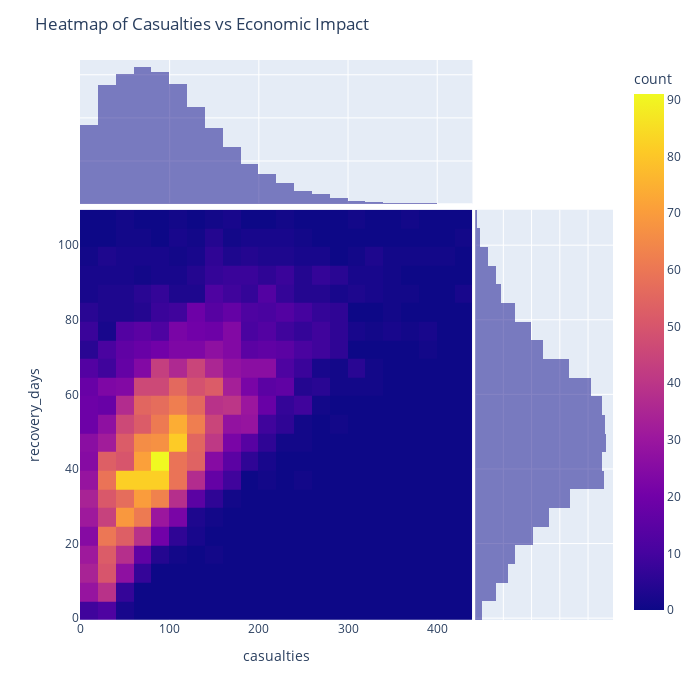

Notebook cell for this chart:
### Code cell
import plotly.express as px

fig = px.density_heatmap(
    data_frame=df_sampled,
    x='casualties', 
    y='recovery_days', 
    marginal_x="histogram",   # Adds histogram for x-axis
    marginal_y="histogram"    # Adds histogram for y-axis
)

fig.update_layout(
    height=700, 
    width=700,
    title="Heatmap of Casualties vs Economic Impact"
)

fig.show()

### Figure 1 — Plotly figure (JSON) as saved in the notebook; plotly's stock layout.template omitted (floating-point values rounded to 4 significant figures; data arrays with more than 128 entries replaced by an {"elided": "..."} marker saying what was removed)
{"data": [{"coloraxis": "coloraxis", "hovertemplate": "casualties=%{x}<br>recovery_days=%{y}<br>count=%{z}<extra></extra>", "name": "", "type": "histogram2d", "x": {"elided": "5000 int values"}, "xaxis": "x", "xbingroup": "x", "y": {"elided": "5000 int values"}, "yaxis": "y", "ybingroup": "y"}, {"bingroup": "x", "hovertemplate": "casualties=%{x}<br>count=%{y}<extra></extra>", "legendgroup": "", "marker": {"color": "#0d0887"}, "name": "", "opacity": 0.5, "showlegend": false, "type": "histogram", "x": {"elided": "5000 int values"}, "xaxis": "x3", "yaxis": "y3"}, {"bingroup": "y", "hovertemplate": "recovery_days=%{y}<br>count=%{x}<extra></extra>", "legendgroup": "", "marker": {"color": "#0d0887"}, "name": "", "opacity": 0.5, "showlegend": false, "type": "histogram", "xaxis": "x2", "y": {"elided": "5000 int values"}, "yaxis": "y2"}], "layout": {"barmode": "overlay", "coloraxis": {"colorbar": {"title": {"text": "count"}}, "colorscale": [[0, "#0d0887"], [0.1111, "#46039f"], [0.2222, "#7201a8"], [0.3333, "#9c179e"], [0.4444, "#bd3786"], [0.5556, "#d8576b"], [0.6667, "#ed7953"], [0.7778, "#fb9f3a"], [0.8889, "#fdca26"], [1, "#f0f921"]]}, "height": 700, "legend": {"tracegroupgap": 0}, "margin": {"t": 60}, "title": {"text": "Heatmap of Casualties vs Economic Impact"}, "width": 700, "xaxis": {"anchor": "y", "domain": [0, 0.7363], "title": {"text": "casualties"}}, "xaxis2": {"anchor": "y2", "domain": [0.7413, 1], "matches": "x2", "showgrid": true, "showline": false, "showticklabels": false, "ticks": ""}, "xaxis3": {"anchor": "y3", "domain": [0, 0.7363], "matches": "x", "showgrid": true, "showticklabels": false}, "xaxis4": {"anchor": "y4", "domain": [0.7413, 1], "matches": "x2", "showgrid": true, "showline": false, "showticklabels": false, "ticks": ""}, "yaxis": {"anchor": "x", "domain": [0, 0.7326], "title": {"text": "recovery_days"}}, "yaxis2": {"anchor": "x2", "domain": [0, 0.7326], "matches": "y", "showgrid": true, "showticklabels": false}, "yaxis3": {"anchor": "x3", "domain": [0.7426, 1], "matches": "y3", "showgrid": true, "showline": false, "showticklabels": false, "ticks": ""}, "yaxis4": {"anchor": "x4", "domain": [0.7426, 1], "matches": "y3", "showgrid": true, "showline": false, "showticklabels": false, "ticks": ""}}}
